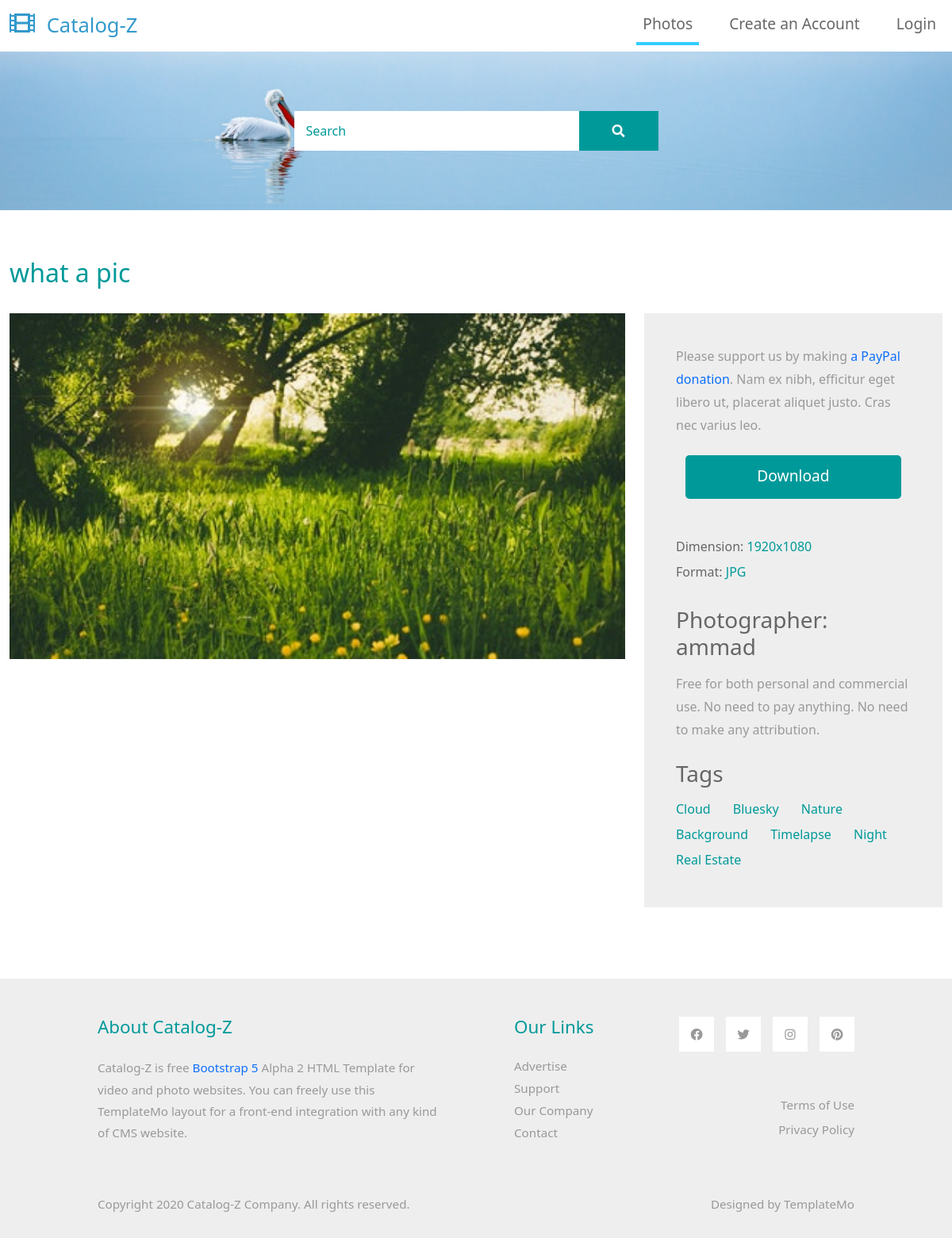
Screenshot of /img_details/1 with the database file from the repository.
### photo_app/models/upload.py (models this page shows, shortened)
class Upload(models.Model):
    name = models.CharField(max_length=50)
    author = models.CharField(max_length=50)
    description = models.TextField()
    date = models.DateField(default=datetime.datetime.today)
    image = models.ImageField(upload_to='uploads/images', default='')
    @staticmethod
    def get_img_details(pk):
        return Upload.objects.get(pk=pk)

### photo_app/views.py (the view)
# urls.py: path('img_details/<int:pk>', Img_details.as_view(), name="img_details"),
class Img_details(View):
    def get(self, request, pk):
        upload =Upload.get_img_details(pk)
        return render(request, "img_details.html", {'upload':upload})

### photo_app/templates/img_details.html
{% extends 'base.html' %} {% block content %}
<div class="row mb-4">
  <h2 class="col-12 tm-text-primary">{{upload.name}}</h2>
</div>
<div class="row tm-mb-90">
  <div class="col-xl-8 col-lg-7 col-md-6 col-sm-12">
    <img
      src="{{upload.image.url}}"
      alt="Image"
      class="img-fluid"
      style="width: 100%"
    />
  </div>
  <div class="col-xl-4 col-lg-5 col-md-6 col-sm-12">
    <div class="tm-bg-gray tm-video-details">
      <p class="mb-4">
        Please support us by making
        <a href="#" target="_parent" rel="sponsored">a PayPal donation</a>. Nam
        ex nibh, efficitur eget libero ut, placerat aliquet justo. Cras nec
        varius leo.
      </p>
      <div class="text-center mb-5">
        <a href="#" class="btn btn-primary tm-btn-big">Download</a>
      </div>
      <div class="mb-4 d-flex flex-wrap">
        <div class="mr-4 mb-2">
          <span class="tm-text-gray-dark">Dimension: </span
          ><span class="tm-text-primary">1920x1080</span>
        </div>
        <div class="mr-4 mb-2">
          <span class="tm-text-gray-dark">Format: </span
          ><span class="tm-text-primary">JPG</span>
        </div>
      </div>
      <div class="mb-4">
        <h3 class="tm-text-gray-dark mb-3">Photographer: {{upload.author}}</h3>
        <p>{{upload.description}}</p>
      </div>
      <div>
        <h3 class="tm-text-gray-dark mb-3">Tags</h3>
        <a href="#" class="tm-text-primary mr-4 mb-2 d-inline-block">Cloud</a>
        <a href="#" class="tm-text-primary mr-4 mb-2 d-inline-block">Bluesky</a>
        <a href="#" class="tm-text-primary mr-4 mb-2 d-inline-block">Nature</a>
        <a href="#" class="tm-text-primary mr-4 mb-2 d-inline-block"
          >Background</a
        >
        <a href="#" class="tm-text-primary mr-4 mb-2 d-inline-block"
          >Timelapse</a
        >
        <a href="#" class="tm-text-primary mr-4 mb-2 d-inline-block">Night</a>
        <a href="#" class="tm-text-primary mr-4 mb-2 d-inline-block"
          >Real Estate</a
        >
      </div>
    </div>
  </div>
</div>
{% endblock %}

### photo_app/static/css/templatemo-style.css (style rules this page uses)
p { line-height: 1.8; }
a { text-decoration: none; transition: all 0.3s ease; }
.btn { border-radius: 0; }
.btn-primary { background-color: #009999; border: 0; border-radius: 5px; padding: 12px 50px 14px; font-size: 1.2rem; }
.tm-btn-big { padding: 12px 90px 14px; }
.tm-mb-90 { margin-bottom: 90px; }
.tm-text-primary { color: #009999; }
.tm-bg-gray { background-color: #EEEEEE; }
p, .tm-text-gray { color: #999; }
.tm-text-gray-dark { color: #666; }
.tm-video-details { height: 100%; padding: 40px; }

### rows the page displays
Upload: name "what a pic", image (picture), author "ammad", description "Free for both personal and commercial use. No need to pay anything. No need to make any attribution."
